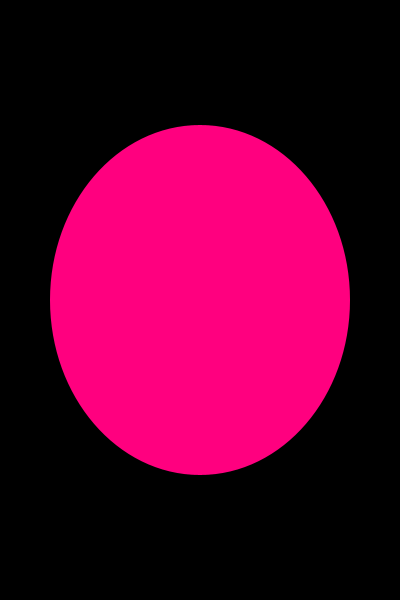
Frame 1 (no input)
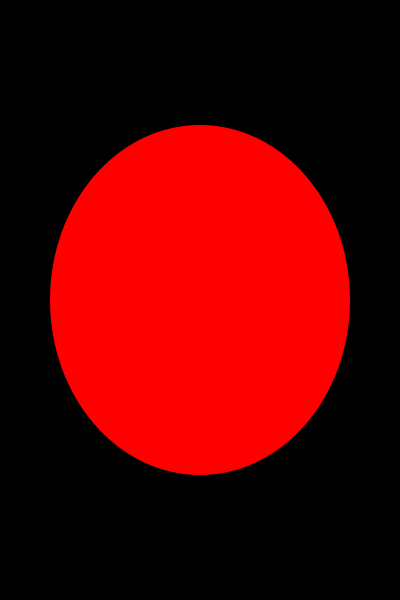
Frame 60 (the mouse pressed at the canvas centre just before this capture)
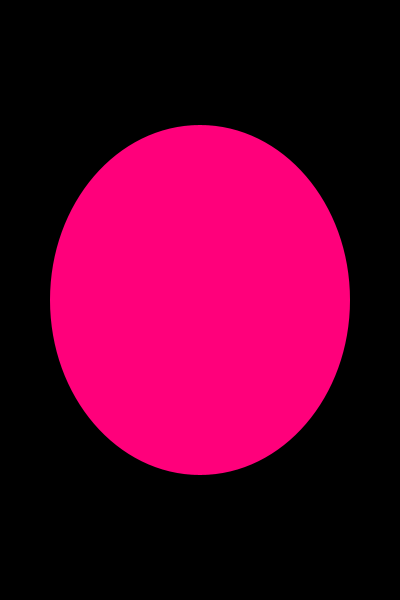
Frame 120 (the mouse held since frame 60 and released just before this capture)

The Processing sketch that drew these frames (run headless with seeded random() and noise(); from frame 60 on, the mouse is pressed at the canvas centre):

// Processing sketch: processing_95735
// ── processing_95735.pde

float pink;
float purple;
float blue;
float incrementor;

void setup(){
  size(400, 600);
  noStroke();
}

void draw(){
  background(0);

  pink= map(cos(incrementor), -1, 1, 0, 127);
  fill(255, 0, pink);
  ellipse(width/2, height/2, 300, 350);
  
  incrementor +=0.05;
}
